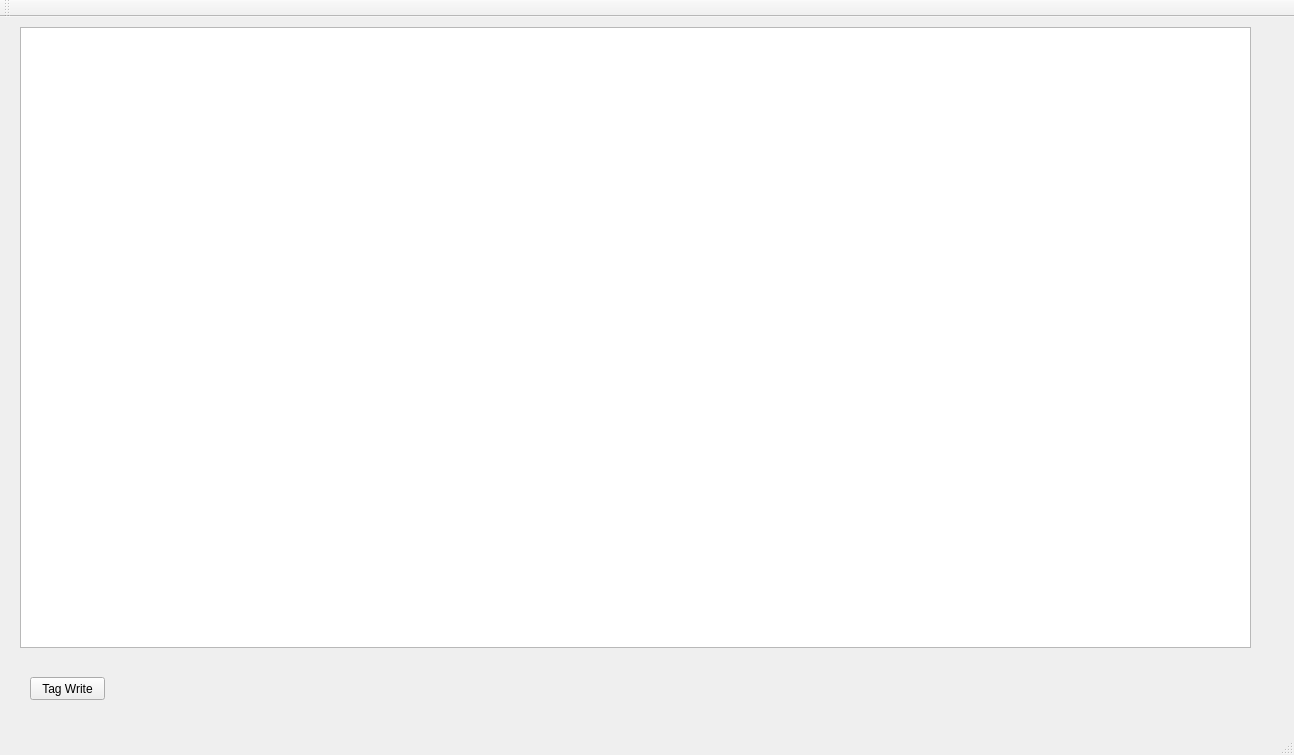
<?xml version="1.0" encoding="UTF-8"?>
<ui version="4.0">
 <class>MainWindow</class>
 <widget class="QMainWindow" name="MainWindow">
  <property name="geometry">
   <rect>
    <x>0</x>
    <y>0</y>
    <width>1294</width>
    <height>755</height>
   </rect>
  </property>
  <property name="windowTitle">
   <string>MainWindow</string>
  </property>
  <widget class="QWidget" name="centralWidget">
   <widget class="QGraphicsView" name="graphicsView">
    <property name="geometry">
     <rect>
      <x>20</x>
      <y>10</y>
      <width>1231</width>
      <height>621</height>
     </rect>
    </property>
   </widget>
   <widget class="QPushButton" name="Tagwrite">
    <property name="geometry">
     <rect>
      <x>30</x>
      <y>660</y>
      <width>75</width>
      <height>23</height>
     </rect>
    </property>
    <property name="text">
     <string>Tag Write</string>
    </property>
   </widget>
  </widget>
  <widget class="QMenuBar" name="menuBar">
   <property name="geometry">
    <rect>
     <x>0</x>
     <y>0</y>
     <width>1294</width>
     <height>21</height>
    </rect>
   </property>
  </widget>
  <widget class="QToolBar" name="mainToolBar">
   <attribute name="toolBarArea">
    <enum>TopToolBarArea</enum>
   </attribute>
   <attribute name="toolBarBreak">
    <bool>false</bool>
   </attribute>
  </widget>
  <widget class="QStatusBar" name="statusBar"/>
 </widget>
 <layoutdefault spacing="6" margin="11"/>
 <resources/>
 <connections/>
</ui>
